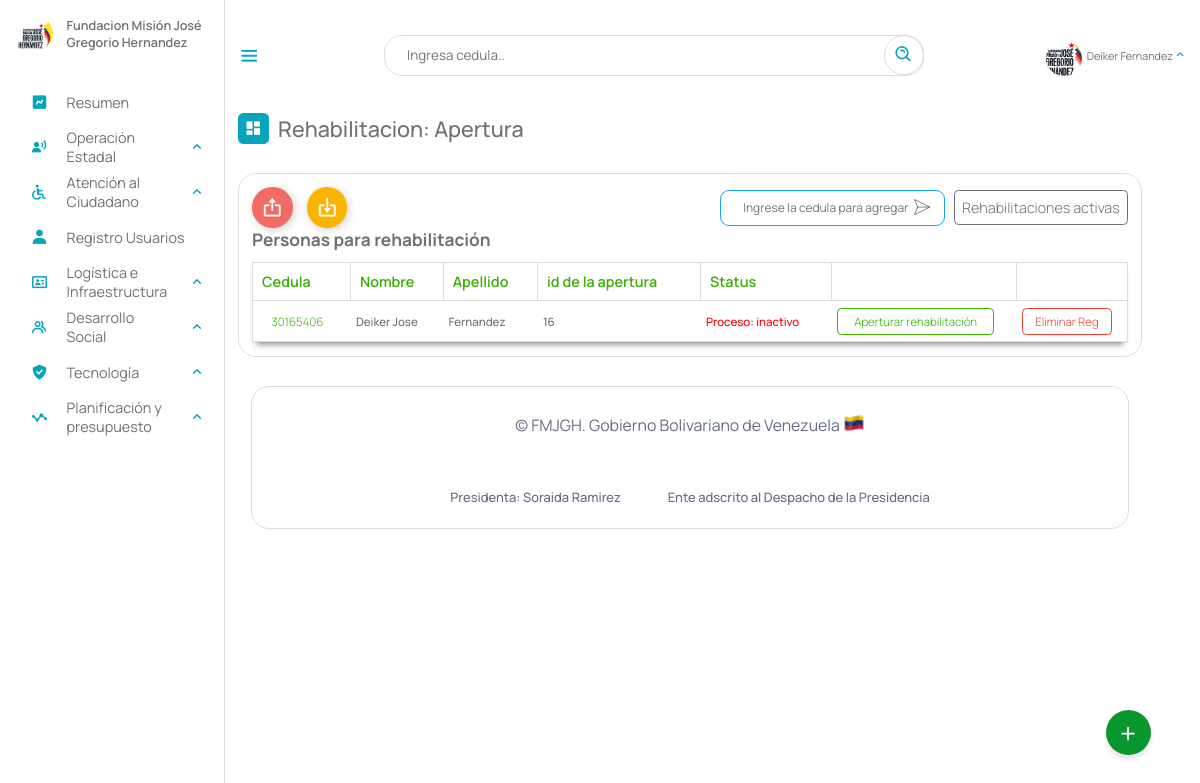
The app's page /Escritorio/17-rehabilitacion.php (signed in), older data.
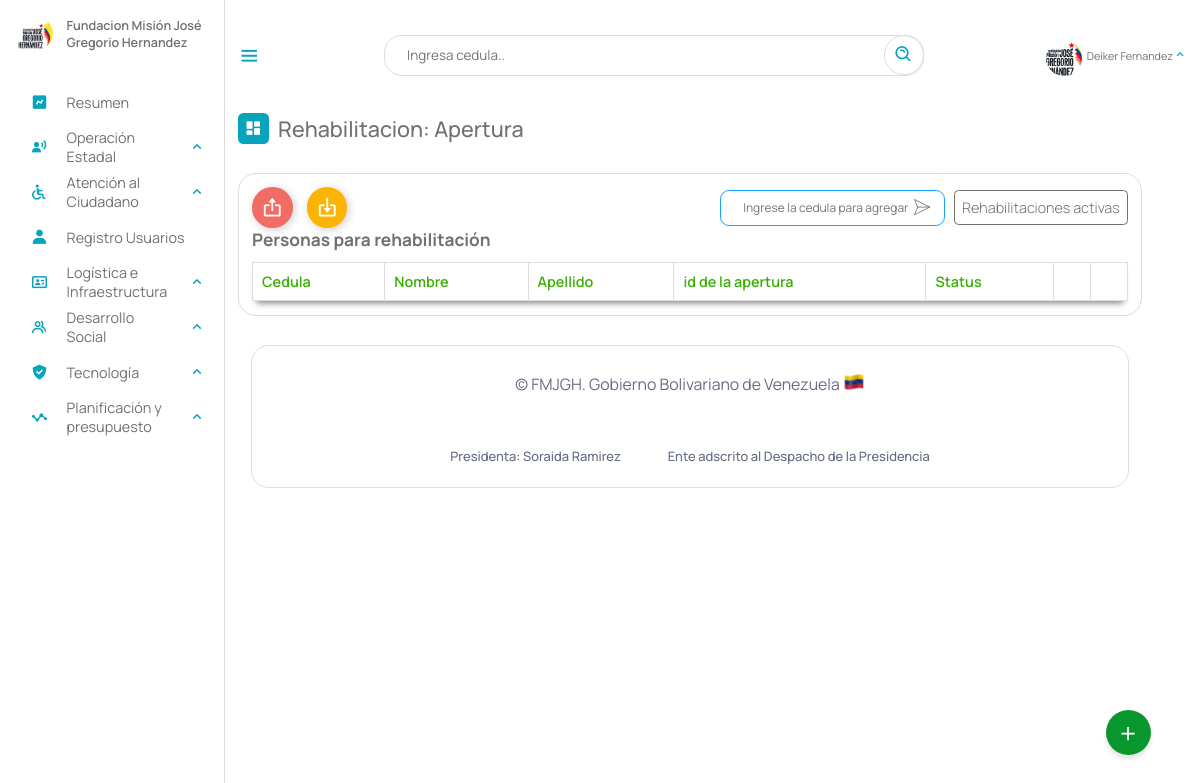
The same page, newer data.
### tables this page shows
CREATE TABLE `rehabilitaciones` (
  `id` int(11) NOT NULL AUTO_INCREMENT,
  `cedula` int(12) NOT NULL,
  `descripcion` text DEFAULT NULL,
  `status` text DEFAULT '\'inactivo\'',
  `fecha_insertado` timestamp NOT NULL DEFAULT current_timestamp(),
  `por` int(12) NOT NULL,
  PRIMARY KEY (`id`),
  KEY `cedula` (`cedula`),
  KEY `por` (`por`),
  CONSTRAINT `rehabilitaciones_ibfk_1` FOREIGN KEY (`cedula`) REFERENCES `beneficiario` (`cedula`) ON DELETE CASCADE,
  CONSTRAINT `rehabilitaciones_ibfk_2` FOREIGN KEY (`por`) REFERENCES `usuario` (`cedula`) ON DELETE CASCADE
);

CREATE TABLE `beneficiario` (
  `cedula` int(12) NOT NULL,
  `nombre` text NOT NULL,
  `apellido` text NOT NULL,
  `fecha_naci` date NOT NULL,
  `email` varchar(50) NOT NULL,
  `telefono` varchar(12) NOT NULL,
  `nacionalidad` char(2) NOT NULL,
  `edad` int(2) NOT NULL,
  `sexo` char(1) NOT NULL,
  `edo_civil` text NOT NULL,
  `nro_hijo` int(2) DEFAULT NULL,
  `estado` varchar(10) NOT NULL,
  `municipio` varchar(20) NOT NULL,
  `parroquia` varchar(10) NOT NULL,
  `discapacidad` varchar(10) NOT NULL,
  `atencion_solicitada` varchar(10) DEFAULT NULL,
  `certificado` varchar(50) DEFAULT NULL,
  `registrado_por` text DEFAULT NULL,
  `fecha_registro` date NOT NULL,
  PRIMARY KEY (`cedula`),
  KEY `estado` (`estado`),
  KEY `discapacidad` (`discapacidad`),
  KEY `atencion_solicitada` (`atencion_solicitada`),
  KEY `municipio` (`municipio`),
  KEY `parroquia` (`parroquia`),
  CONSTRAINT `beneficiario_ibfk_1` FOREIGN KEY (`estado`) REFERENCES `estados` (`id_estados`) ON DELETE CASCADE,
  CONSTRAINT `beneficiario_ibfk_2` FOREIGN KEY (`municipio`) REFERENCES `municipios` (`id_municipios`) ON DELETE CASCADE,
  CONSTRAINT `beneficiario_ibfk_3` FOREIGN KEY (`parroquia`) REFERENCES `parroquia` (`id`) ON DELETE CASCADE ON UPDATE CASCADE,
  CONSTRAINT `beneficiario_ibfk_4` FOREIGN KEY (`discapacidad`) REFERENCES `discapacid_e` (`id_e`) ON DELETE CASCADE,
  CONSTRAINT `beneficiario_ibfk_5` FOREIGN KEY (`atencion_solicitada`) REFERENCES `tipoatencion` (`id`) ON DELETE CASCADE
);

### php2/__rehabilitacion.php (called while the page is built, shortened)
<?php
include_once("../php/ManejadorBD.php");
class rehabilitacion extends ManejadorBD{
        private $cnn;
        public function __construct($tipoConexion){
            $this->cnn = parent::conectar($tipoConexion);
        }
		public function consultarTodasCitasSindar(){
			try{
				$stmt = $this->cnn->prepare("SELECT beneficiario.nombre, beneficiario.apellido, beneficiario.cedula,
                beneficiario.atencion_solicitada, rehabilitaciones.id, rehabilitaciones.status  FROM beneficiario, rehabilitaciones
                WHERE beneficiario.cedula = rehabilitaciones.cedula and rehabilitaciones.status = 'inactivo'
                 ");
				$stmt->setFetchMode(PDO::FETCH_ASSOC);
				$stmt->execute();
				return $stmt->fetchAll();
	        }catch(PDOException $error) {
				echo "Error: ejecutando consulta SQL.".$error->getMessage();
				exit();
	        }
		}
}
?>

### php/ManejadorBD.php (called while the page is built, shortened)
<?php
	class ManejadorBD extends PDO {
		public $srv	= SRV;
		public $usr	= USR;
		public $pas	= PAS;
		public $dbn	= BDN;
		public function conectar($tipoConexion){
			try{
				switch ($tipoConexion) {
				    case 1:
				        $dsn = "mysql:host=$this->srv;dbname=$this->dbn";
				        break;
				}
				$dbh = new PDO($dsn, $this->usr, $this->pas);
    			$dbh->setAttribute(PDO::ATTR_ERRMODE, PDO::ERRMODE_EXCEPTION);
			}catch(PDOException $error){
                echo "Error al Conectar con la Base de Datos: ".$error->getMessage();
                exit();
			}
            $this->conexionBD = $dbh;
			return $this->conexionBD;
		}
	}
?>

### Escritorio/17-rehabilitacion.php (the view, shortened to what this page needs)
<?php
include_once('partearriba.php');
?>
<link rel="stylesheet" type="text/css" href="https://cdn.datatables.net/1.11.3/css/jquery.dataTables.min.css">
<link rel="stylesheet" href="stylesprotesis.css">
<div class="dash-contenido">
    <div class="overview">
        <div class="titulo">
            <i class='bx bxs-dashboard'> </i>
            <span class="link-name">Rehabilitacion: Apertura</span>
        </div>
    </div>
    <div class="tabla-atencion">
        <div class="personas-conatencion">
            <div class="botones__especiales">
                <button class="Btn export">
                    <div class="sign">
                        <i class='bx bx-export'></i>
                    </div>
                </button>
                <button class="Btn import">
                    <div class="sign">
                        <i class='bx bx-import'></i>
                    </div>
            </div>
        </div>
        <div style="display: flex; align-items: center; justify-content: center; gap: 10px;">
            <form id="form_agregar">
                <div class="messageBox">
                    <input required="" placeholder="Ingrese la cedula para agregar" type="text" id="messageInput" />
                    <button id="sendButton" type="submit">
                    </button>
                </div>
            </form>
            <div style="display: flex; justify-content: center; align-items: center;">
                <a class="enlace" style="margin: 0;" href="17-rehabilitaciones_activas.php">Rehabilitaciones activas</a>
            </div>
        </div>
    </div>
    <h2>Personas para rehabilitación</h2>
    <table id="atencion">
        <thead>
            <tr>
                <th>Cedula</th>
                <th>Nombre</th>
                <th>Apellido</th>
                <th>id de la apertura</th>
                <th>Status</th>
                <th></th>
                <th></th>
            </tr>
        </thead>
        <tbody>
            <?php
            include_once("../php2/__rehabilitacion.php");
            $aten = new rehabilitacion(1);
            $consulta = $aten->consultarTodasCitasSindar();
            if ($consulta) {
                foreach ($consulta as $registros) {
            ?>
                    <tr>
                        <td> <a class="cedula" name="enlace" id="verBeneficiario" href="__verBeneficiario.php?cedula=<?php echo $registros['cedula']; ?>"><?php echo $registros['cedula']; ?> </a></td>
                        <td><?php echo $registros["nombre"] ?></td>
                        <td><?php echo $registros["apellido"] ?></td>
                        <td><?php echo $registros["id"] ?></td>
                        <td style="color: red;">Proceso: <?php echo $registros["status"] ?></td>
                        <td><a href="17-rehabilitacion_ver.php?id=<?php echo $registros["id"] ?>">Aperturar rehabilitación</a></td>
                        <td><a href="eliminar/eliminar_orte.php?id=<?php echo $registros["id"] ?>" class="eliminar">Eliminar Reg</a></td>
                    </tr>
            <?php
                }
            }
            ?>
        </tbody>
    </table>
</div>
<?php
include_once('parteabajo.php');
?>

Row changes from the older to the newer data that the page shows:
removed rehabilitaciones: cedula.cedula "30165406", cedula.nombre "Deiker Jose", cedula.apellido "Fernandez", id "16", status "inactivo"
